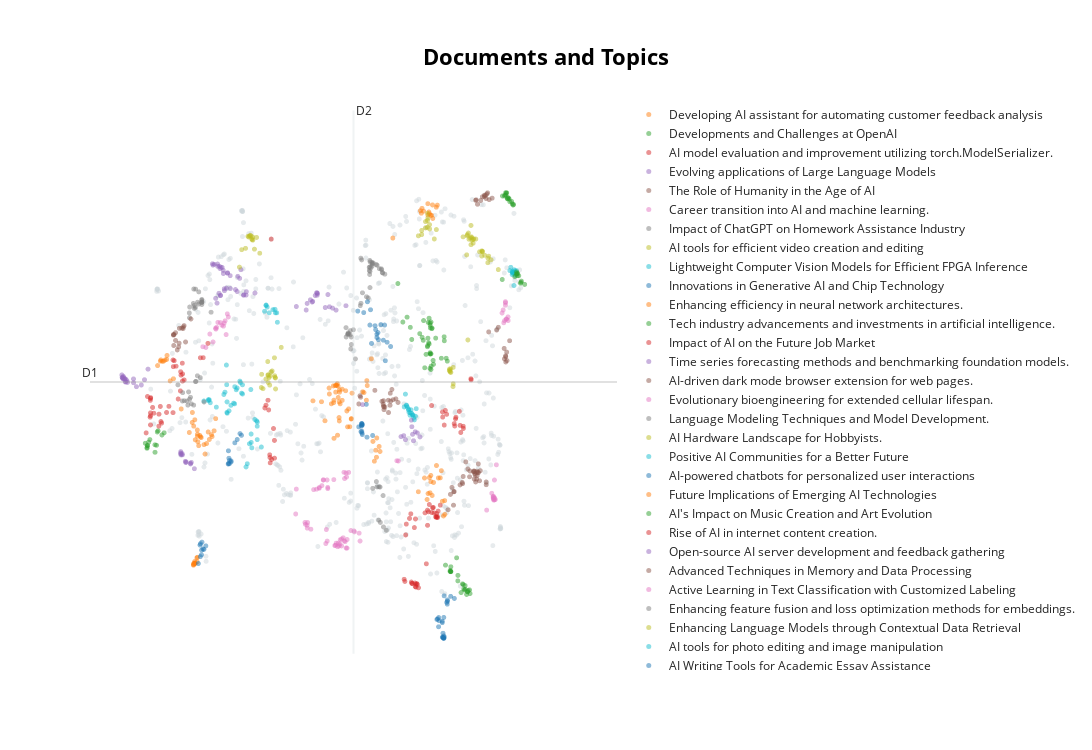

Notebook cell for this chart:
### Code cell
# Reduce dimensionality of embeddings, this step is optional but much faster to perform iteratively:
reduced_embeddings = UMAP(n_neighbors=10, n_components=2, min_dist=0.0, metric='cosine').fit_transform(embeddings)
topic_model.visualize_documents(titles, reduced_embeddings=reduced_embeddings, custom_labels=True, hide_annotations=True)
